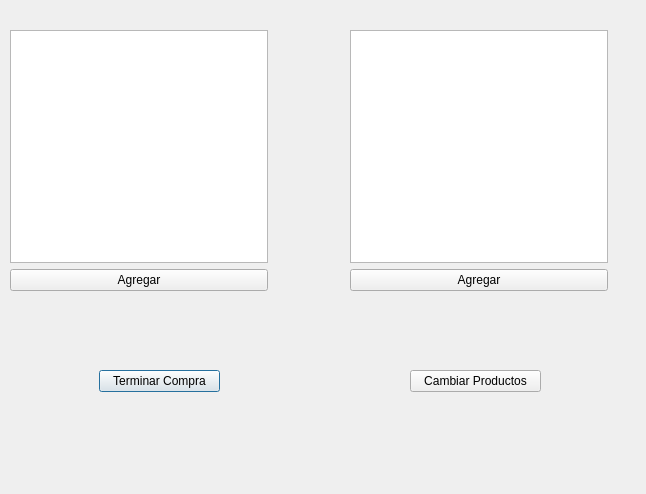
<?xml version="1.0" encoding="UTF-8"?>
<ui version="4.0">
 <class>Buy</class>
 <widget class="QDialog" name="Buy">
  <property name="geometry">
   <rect>
    <x>0</x>
    <y>0</y>
    <width>646</width>
    <height>494</height>
   </rect>
  </property>
  <property name="windowTitle">
   <string>Dialog</string>
  </property>
  <widget class="QPushButton" name="pushButton_3">
   <property name="geometry">
    <rect>
     <x>99</x>
     <y>370</y>
     <width>121</width>
     <height>22</height>
    </rect>
   </property>
   <property name="text">
    <string>Terminar Compra</string>
   </property>
  </widget>
  <widget class="QPushButton" name="pBCaPr">
   <property name="geometry">
    <rect>
     <x>410</x>
     <y>370</y>
     <width>131</width>
     <height>22</height>
    </rect>
   </property>
   <property name="text">
    <string>Cambiar Productos</string>
   </property>
  </widget>
  <widget class="QWidget" name="">
   <property name="geometry">
    <rect>
     <x>10</x>
     <y>30</y>
     <width>258</width>
     <height>261</height>
    </rect>
   </property>
   <layout class="QVBoxLayout" name="verticalLayout">
    <item>
     <widget class="QListWidget" name="list1"/>
    </item>
    <item>
     <widget class="QPushButton" name="pBAd">
      <property name="text">
       <string>Agregar</string>
      </property>
     </widget>
    </item>
   </layout>
  </widget>
  <widget class="QWidget" name="">
   <property name="geometry">
    <rect>
     <x>350</x>
     <y>30</y>
     <width>258</width>
     <height>261</height>
    </rect>
   </property>
   <layout class="QVBoxLayout" name="verticalLayout_2">
    <item>
     <widget class="QListWidget" name="list2"/>
    </item>
    <item>
     <widget class="QPushButton" name="pBAd2">
      <property name="text">
       <string>Agregar</string>
      </property>
     </widget>
    </item>
   </layout>
  </widget>
 </widget>
 <resources/>
 <connections/>
</ui>
